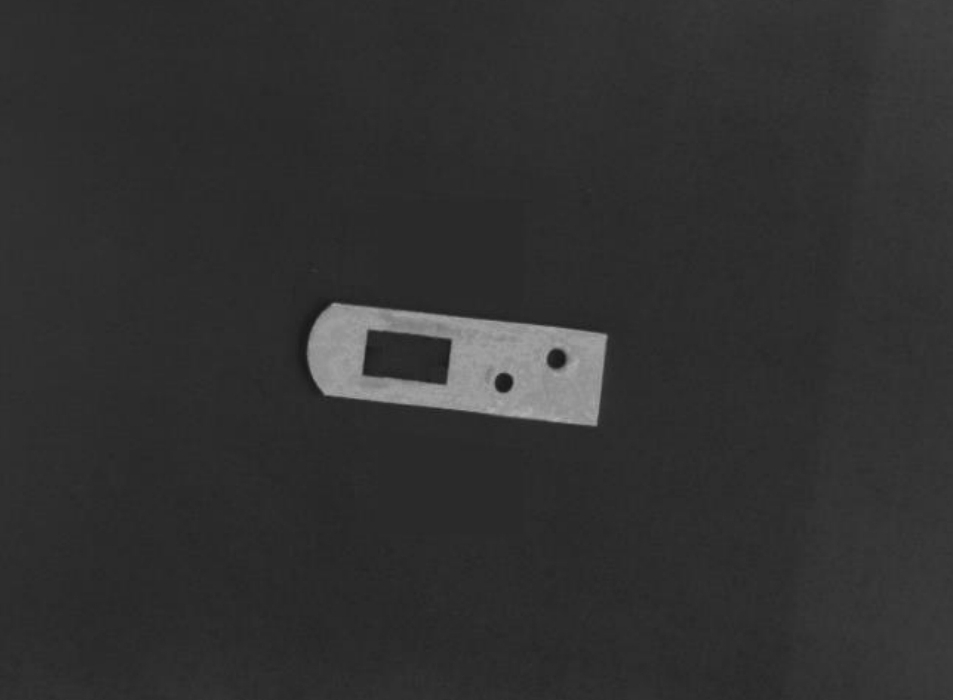
//> input picture ex27 houghlines/1.jpg, 953 x 700 px
$ ./houghlinesp   (built with g++ and OpenCV 4)
//> lines starting //> are read from the running program, lines starting //| are printed output that depends on the picture; after the words box and inside, x2 and y2 are one past the last pixel; in counts of white or black regions, pixels touching at a corner belong together
#include <iostream>
#include <opencv2/opencv.hpp>
using namespace cv;
int main()
{
    Mat srcMat = imread("D:\\project\\opencv_vscode\\ex27 houghlines\\1.jpg");
//> srcMat is the input picture: 700 rows x 953 cols, CV_8UC3; min 21, max 177, mean 49.1
    if (srcMat.empty())
    {
        std::cerr << "图像加载失败" << std::endl;
        return -1;
    }

    Mat gray;
    cvtColor(srcMat, gray, CV_RGBA2GRAY);
    Mat binary;
    threshold(gray, binary, 100, 255, THRESH_OTSU);
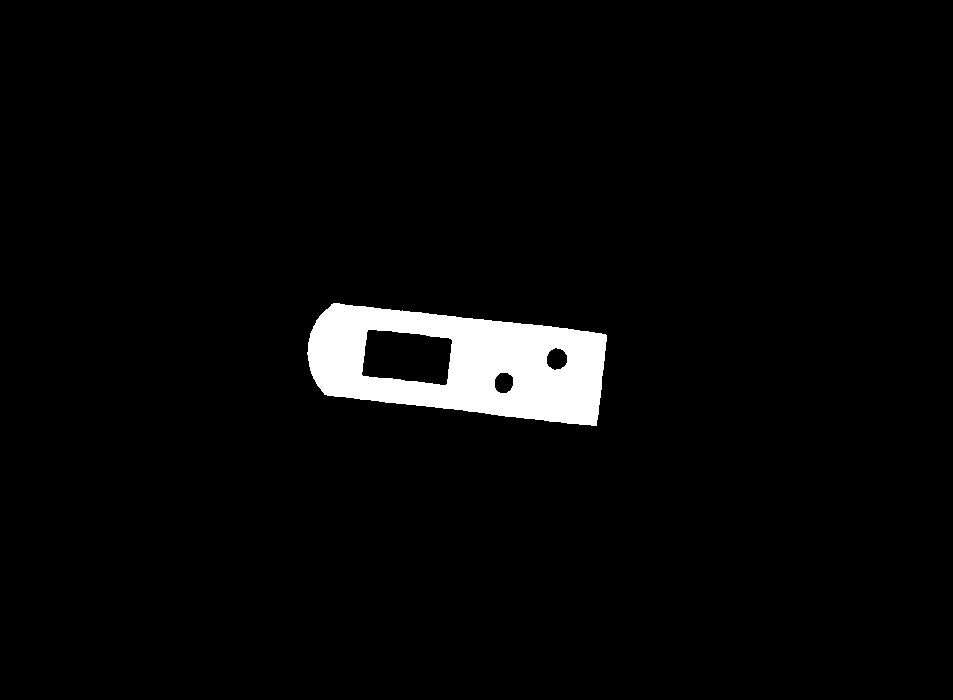
//> binary: 700 rows x 953 cols, CV_8UC1; 3.4% white; 1 white region, box (x1, y1, x2, y2) and area: (307, 303, 607, 426) 22393
    Mat canny;
    Canny(binary, canny, 50, 100);
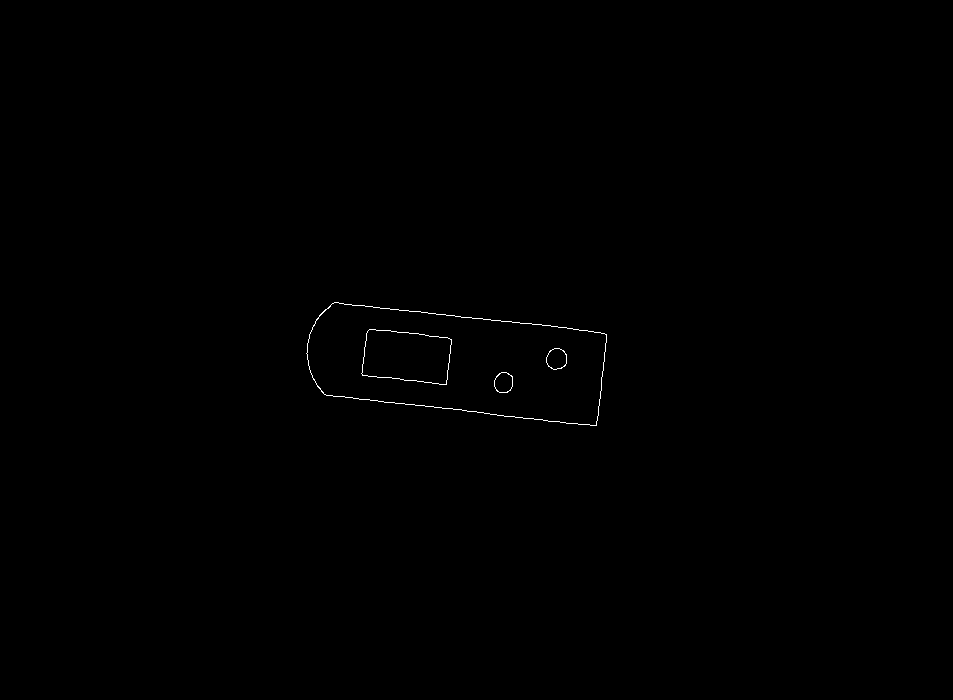
//> canny: 700 rows x 953 cols, CV_8UC1; 0.17% white in thin lines or dots, all inside (x1, y1, x2, y2) = (306, 302, 607, 426)

    std::vector<cv::Vec4i> lines;
    HoughLinesP(canny, lines, 1, CV_PI / 180, 10, 50, 20);
//> lines = 9 lines (x1, y1, x2, y2), first 8: [334, 302, 566, 327], [323, 393, 568, 423], [414, 404, 590, 425], [370, 329, 447, 337], [597, 420, 606, 334], [362, 374, 446, 384], [332, 303, 572, 328], [326, 395, 405, 404]

    // 绘制直线
    std::vector<cv::Vec4i>::iterator it = lines.begin();
    for (; it != lines.end(); ++it)
    {
        Point pt1, pt2;
        pt1.x = (*it)[0];
        pt1.y = (*it)[1];
        pt2.x = (*it)[2];
        pt2.y = (*it)[3];
        line(srcMat, pt1, pt2, Scalar(0, 0, 255), 1, CV_AA);
    }
//> this loop made 9 passes
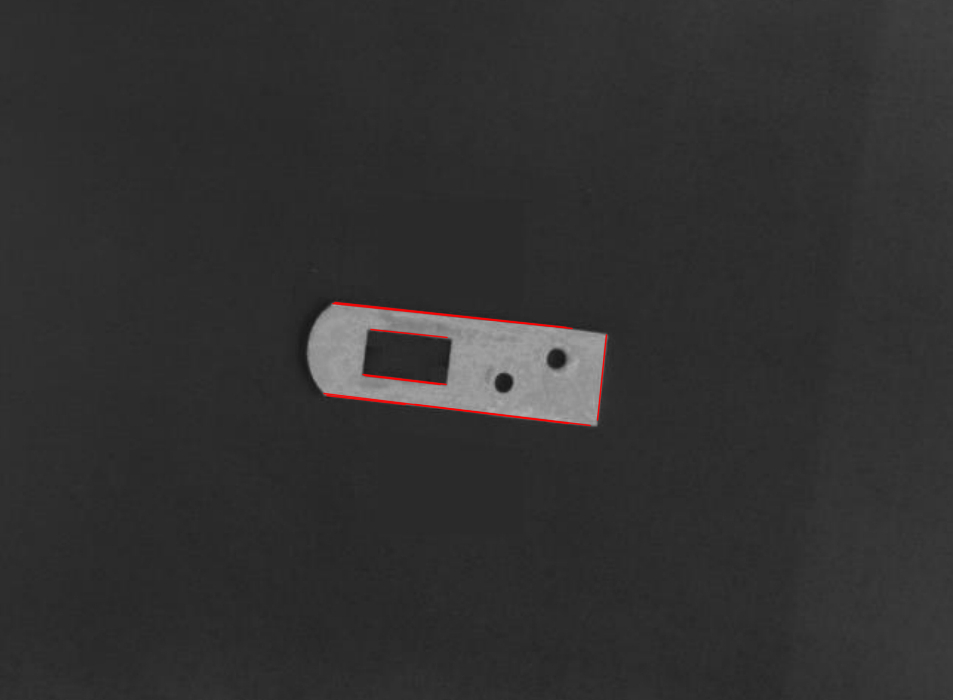
//> srcMat: 700 rows x 953 cols, CV_8UC3; 0.4% of pixels changed, all inside (x1, y1, x2, y2) = (323, 301, 608, 427)
    imshow("srcMat", srcMat);
    imshow("binary", binary);
    imshow("canny", canny);
    waitKey(0);
    return 0;
}
